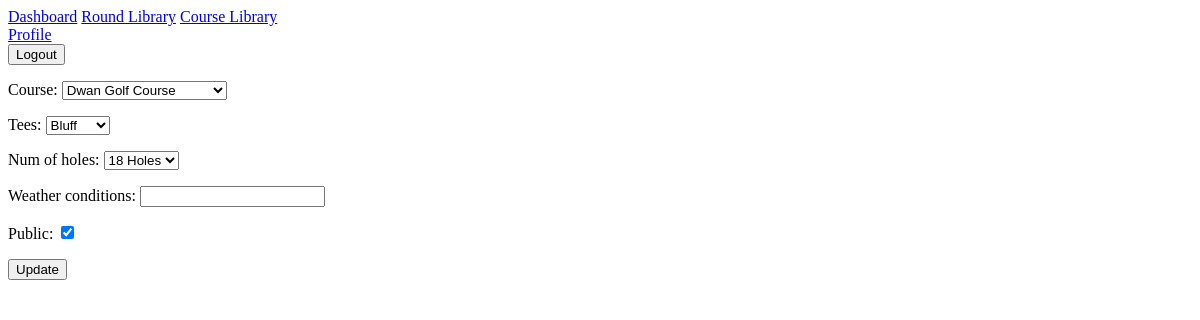
Before: /roundslibrary/5/update/ (signed in) with the older database file.
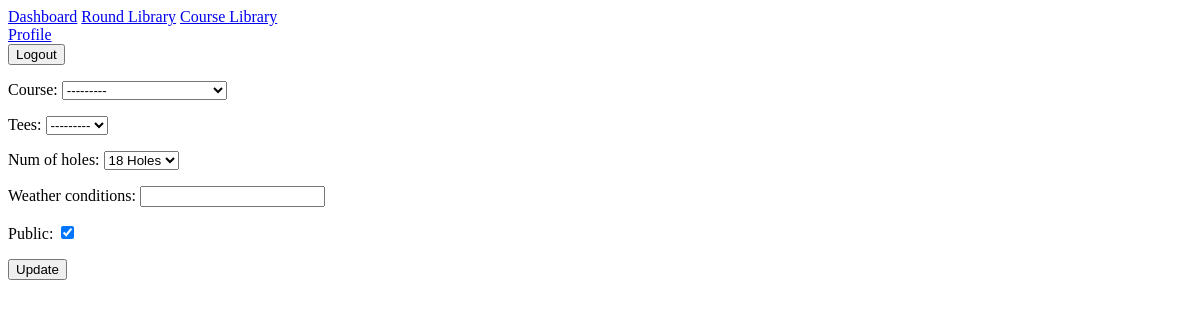
After: the same page with the newer database file.
### rounds/models.py (models this page shows, shortened)
class Round(models.Model):
    ROUND_CHOICES = {
        "F9": "Front 9",
        "B9": "Back 9",
        "18": "18 Holes"
    }
    player = models.ForeignKey(User, on_delete=models.CASCADE)
    course = models.ForeignKey(Course, on_delete=models.SET_NULL, blank=True, null=True)
    tees = models.ForeignKey(Tee, on_delete=models.SET_NULL, blank=True, null=True)
    num_of_holes = models.CharField(max_length=2, choices=ROUND_CHOICES)
    datetime = models.DateTimeField(auto_now_add=True)
    weather_conditions = models.IntegerField(blank=True, null=True)
    public = models.BooleanField(default=False)

### rounds/views.py (the view, shortened to what this page needs)
# urls.py: path('roundslibrary/<int:pk>/update/', views.RoundUpdateView.as_view(), name='update'),
class RoundUpdateView(LoginRequiredMixin, generic.UpdateView):
    model = Round
    fields = ['course', 'tees', 'num_of_holes', 'weather_conditions', 'public']
    template_name = "rounds/round_update.html"
    def get(self, request, *args, **kwargs):
        if isOwner(self.get_object(), self.request.user) == False:
            raise PermissionDenied()
        return super().get(request, *args, **kwargs)

### courselibrary/models.py (called while the page is built)
    def __str__(self):
        return self.name

    def __str__(self):
        return self.name

### rounds/views.py (called while the page is built)
def isOwner(round, user) -> bool:
    return user == round.player

### rounds/templates/rounds/round_update.html (shortened to what this page needs)
{% extends "rounds/base.html" %}
{% block content %}
    <form method="POST">
        {{ form.as_p }}
        <input type="submit" value="Update">
    </form>
{% endblock content %}

Changed rows visible on the page:
changed Round "18 Holes": course "Dwan Golf Course" → "---------"; tees "Bluff" → "---------"
